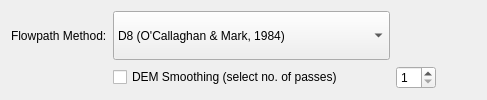
                 <widget class="QWidget" name="flowpath_widget" native="true">
                  <layout class="QGridLayout" name="gridLayout_11">
                   <item row="0" column="0">
                    <widget class="QLabel" name="flowpath_lbl">
                     <property name="whatsThis">
                      <string>&lt;!DOCTYPE HTML PUBLIC &quot;-//W3C//DTD HTML 4.0//EN&quot; &quot;http://www.w3.org/TR/REC-html40/strict.dtd&quot;&gt;
&lt;html&gt;&lt;head&gt;&lt;meta name=&quot;qrichtext&quot; content=&quot;1&quot; /&gt;&lt;style type=&quot;text/css&quot;&gt;
p, li { white-space: pre-wrap; }
&lt;/style&gt;&lt;/head&gt;&lt;body style=&quot; font-family:'MS Shell Dlg 2'; font-size:8.25pt; font-weight:400; font-style:normal;&quot;&gt;
&lt;p style=&quot; margin-top:0px; margin-bottom:0px; margin-left:0px; margin-right:0px; -qt-block-indent:0; text-indent:0px;&quot;&gt;&lt;span style=&quot; font-size:8pt;&quot;&gt;How many blocks to consider when determining drainage fluxes (the greater the number, the greater the computational burden).&lt;/span&gt;&lt;/p&gt;&lt;/body&gt;&lt;/html&gt;</string>
                     </property>
                     <property name="text">
                      <string>Flowpath Method:</string>
                     </property>
                    </widget>
                   </item>
                   <item row="1" column="1">
                    <widget class="QCheckBox" name="demsmooth_check">
                     <property name="toolTip">
                      <string>&lt;!DOCTYPE HTML PUBLIC &quot;-//W3C//DTD HTML 4.0//EN&quot; &quot;http://www.w3.org/TR/REC-html40/strict.dtd&quot;&gt;
&lt;html&gt;&lt;head&gt;&lt;meta name=&quot;qrichtext&quot; content=&quot;1&quot; /&gt;&lt;style type=&quot;text/css&quot;&gt;
p, li { white-space: pre-wrap; }
&lt;/style&gt;&lt;/head&gt;&lt;body style=&quot; font-family:'MS Shell Dlg 2'; font-size:8.25pt; font-weight:400; font-style:normal;&quot;&gt;
&lt;p style=&quot; margin-top:0px; margin-bottom:0px; margin-left:0px; margin-right:0px; -qt-block-indent:0; text-indent:0px;&quot;&gt;&lt;span style=&quot; font-size:8pt;&quot;&gt;Check if you want to avoid localised ponds forming in the region. If this is of particular interest because the DEM's accuracy has been assured and the purpose of the simulation is to assess these problem spots, then leave this box unchecked.&lt;/span&gt;&lt;/p&gt;
&lt;p style=&quot;-qt-paragraph-type:empty; margin-top:0px; margin-bottom:0px; margin-left:0px; margin-right:0px; -qt-block-indent:0; text-indent:0px; font-size:8pt;&quot;&gt;&lt;/p&gt;
&lt;p style=&quot; margin-top:0px; margin-bottom:0px; margin-left:0px; margin-right:0px; -qt-block-indent:0; text-indent:0px;&quot;&gt;&lt;span style=&quot; font-size:8pt;&quot;&gt;Correction proceeds as follows:&lt;/span&gt;&lt;/p&gt;
&lt;p style=&quot; margin-top:0px; margin-bottom:0px; margin-left:0px; margin-right:0px; -qt-block-indent:0; text-indent:0px;&quot;&gt;&lt;span style=&quot; font-size:8pt;&quot;&gt;- If cell cannot transfer water downhill, but there is an adjacent cell with identical elevation within tolerance limit, it will transfer the water into this.&lt;/span&gt;&lt;/p&gt;
&lt;p style=&quot; margin-top:0px; margin-bottom:0px; margin-left:0px; margin-right:0px; -qt-block-indent:0; text-indent:0px;&quot;&gt;&lt;span style=&quot; font-size:8pt;&quot;&gt;- If tolerance limit is not met, cell's water is routed directly to catchment outlet.&lt;/span&gt;&lt;/p&gt;&lt;/body&gt;&lt;/html&gt;</string>
                     </property>
                     <property name="whatsThis">
                      <string>&lt;!DOCTYPE HTML PUBLIC &quot;-//W3C//DTD HTML 4.0//EN&quot; &quot;http://www.w3.org/TR/REC-html40/strict.dtd&quot;&gt;
&lt;html&gt;&lt;head&gt;&lt;meta name=&quot;qrichtext&quot; content=&quot;1&quot; /&gt;&lt;style type=&quot;text/css&quot;&gt;
p, li { white-space: pre-wrap; }
&lt;/style&gt;&lt;/head&gt;&lt;body style=&quot; font-family:'MS Shell Dlg 2'; font-size:8.25pt; font-weight:400; font-style:normal;&quot;&gt;
&lt;p style=&quot; margin-top:0px; margin-bottom:0px; margin-left:0px; margin-right:0px; -qt-block-indent:0; text-indent:0px;&quot;&gt;&lt;span style=&quot; font-size:8pt;&quot;&gt;Applies a weighted average smoothing filter over the DEM layer. &lt;/span&gt;&lt;/p&gt;&lt;/body&gt;&lt;/html&gt;</string>
                     </property>
                     <property name="text">
                      <string>DEM Smoothing (select no. of passes)</string>
                     </property>
                    </widget>
                   </item>
                   <item row="0" column="2">
                    <spacer name="horizontalSpacer_9">
                     <property name="orientation">
                      <enum>Qt::Horizontal</enum>
                     </property>
                     <property name="sizeHint" stdset="0">
                      <size>
                       <width>40</width>
                       <height>20</height>
                      </size>
                     </property>
                    </spacer>
                   </item>
                   <item row="0" column="1">
                    <widget class="QComboBox" name="flowpath_combo">
                     <property name="sizePolicy">
                      <sizepolicy hsizetype="Preferred" vsizetype="Preferred">
                       <horstretch>0</horstretch>
                       <verstretch>0</verstretch>
                      </sizepolicy>
                     </property>
                     <property name="currentIndex">
                      <number>1</number>
                     </property>
                     <item>
                      <property name="text">
                       <string>Adapted version of D-infinity (Tarboton, 1997)</string>
                      </property>
                     </item>
                     <item>
                      <property name="text">
                       <string>D8 (O'Callaghan &amp; Mark, 1984)</string>
                      </property>
                     </item>
                    </widget>
                   </item>
                   <item row="1" column="2">
                    <widget class="QSpinBox" name="demsmooth_spin">
                     <property name="toolTip">
                      <string>Select the number of times the smoothing algorithm should be applied. A higher number will lead to a much smoother map, but can result in possible issues with finding flow paths.</string>
                     </property>
                     <property name="minimum">
                      <number>1</number>
                     </property>
                     <property name="maximum">
                      <number>2</number>
                     </property>
                    </widget>
                   </item>
                   <item row="1" column="3">
                    <spacer name="horizontalSpacer_2">
                     <property name="orientation">
                      <enum>Qt::Horizontal</enum>
                     </property>
                     <property name="sizeHint" stdset="0">
                      <size>
                       <width>40</width>
                       <height>20</height>
                      </size>
                     </property>
                    </spacer>
                   </item>
                  </layout>
                 </widget>
